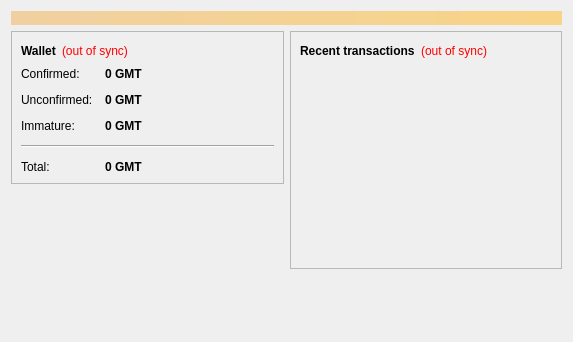
<?xml version="1.0" encoding="UTF-8"?>
<ui version="4.0">
 <class>OverviewPage</class>
 <widget class="QWidget" name="OverviewPage">
  <property name="geometry">
   <rect>
    <x>0</x>
    <y>0</y>
    <width>573</width>
    <height>342</height>
   </rect>
  </property>
  <property name="windowTitle">
   <string>Form</string>
  </property>
  <layout class="QVBoxLayout" name="topLayout">
   <item>
    <widget class="QLabel" name="labelAlerts">
     <property name="visible">
      <bool>false</bool>
     </property>
     <property name="styleSheet">
      <string notr="true">background-color: qlineargradient(x1: 0, y1: 0, x2: 1, y2: 0, stop:0 #F0D0A0, stop:1 #F8D488); color:#000000;</string>
     </property>
     <property name="wordWrap">
      <bool>true</bool>
     </property>
     <property name="margin">
      <number>3</number>
     </property>
    </widget>
   </item>
   <item>
    <layout class="QHBoxLayout" name="horizontalLayout" stretch="1,1">
     <item>
      <layout class="QVBoxLayout" name="verticalLayout_2">
       <item>
        <widget class="QFrame" name="frame">
         <property name="frameShape">
          <enum>QFrame::StyledPanel</enum>
         </property>
         <property name="frameShadow">
          <enum>QFrame::Raised</enum>
         </property>
         <layout class="QVBoxLayout" name="verticalLayout_4">
          <item>
           <layout class="QHBoxLayout" name="horizontalLayout_4">
            <item>
             <widget class="QLabel" name="label_5">
              <property name="font">
               <font>
                <weight>75</weight>
                <bold>true</bold>
               </font>
              </property>
              <property name="text">
               <string>Wallet</string>
              </property>
             </widget>
            </item>
            <item>
             <widget class="QLabel" name="labelWalletStatus">
              <property name="toolTip">
               <string>The displayed information may be out of date. Your wallet automatically synchronizes with the GourmetCoin network after a connection is established, but this process has not completed yet.</string>
              </property>
              <property name="styleSheet">
               <string notr="true">QLabel { color: red; }</string>
              </property>
              <property name="text">
               <string notr="true">(out of sync)</string>
              </property>
              <property name="alignment">
               <set>Qt::AlignLeading|Qt::AlignLeft|Qt::AlignVCenter</set>
              </property>
             </widget>
            </item>
            <item>
             <spacer name="horizontalSpacer_2">
              <property name="orientation">
               <enum>Qt::Horizontal</enum>
              </property>
              <property name="sizeHint" stdset="0">
               <size>
                <width>40</width>
                <height>20</height>
               </size>
              </property>
             </spacer>
            </item>
           </layout>
          </item>
          <item>
           <layout class="QFormLayout" name="formLayout_2">
            <property name="fieldGrowthPolicy">
             <enum>QFormLayout::AllNonFixedFieldsGrow</enum>
            </property>
            <property name="horizontalSpacing">
             <number>12</number>
            </property>
            <property name="verticalSpacing">
             <number>12</number>
            </property>
            <item row="0" column="0">
             <widget class="QLabel" name="label">
              <property name="text">
               <string>Confirmed:</string>
              </property>
             </widget>
            </item>
            <item row="0" column="1">
             <widget class="QLabel" name="labelBalance">
              <property name="font">
               <font>
                <weight>75</weight>
                <bold>true</bold>
               </font>
              </property>
              <property name="cursor">
               <cursorShape>IBeamCursor</cursorShape>
              </property>
              <property name="toolTip">
               <string>Your current spendable balance</string>
              </property>
              <property name="text">
               <string notr="true">0 GMT</string>
              </property>
              <property name="textInteractionFlags">
               <set>Qt::LinksAccessibleByMouse|Qt::TextSelectableByKeyboard|Qt::TextSelectableByMouse</set>
              </property>
             </widget>
            </item>
            <item row="1" column="0">
             <widget class="QLabel" name="label_3">
              <property name="text">
               <string>Unconfirmed:</string>
              </property>
             </widget>
            </item>
            <item row="1" column="1">
             <widget class="QLabel" name="labelUnconfirmed">
              <property name="font">
               <font>
                <weight>75</weight>
                <bold>true</bold>
               </font>
              </property>
              <property name="cursor">
               <cursorShape>IBeamCursor</cursorShape>
              </property>
              <property name="toolTip">
               <string>Total of transactions that have yet to be confirmed, and do not yet count toward the spendable balance</string>
              </property>
              <property name="text">
               <string notr="true">0 GMT</string>
              </property>
              <property name="textInteractionFlags">
               <set>Qt::LinksAccessibleByMouse|Qt::TextSelectableByKeyboard|Qt::TextSelectableByMouse</set>
              </property>
             </widget>
            </item>
            <item row="2" column="0">
             <widget class="QLabel" name="labelImmatureText">
              <property name="text">
               <string>Immature:</string>
              </property>
             </widget>
            </item>
            <item row="2" column="1">
             <widget class="QLabel" name="labelImmature">
              <property name="font">
               <font>
                <weight>75</weight>
                <bold>true</bold>
               </font>
              </property>
              <property name="toolTip">
               <string>Mined balance that has not yet matured</string>
              </property>
              <property name="text">
               <string notr="true">0 GMT</string>
              </property>
              <property name="textInteractionFlags">
               <set>Qt::LinksAccessibleByMouse|Qt::TextSelectableByKeyboard|Qt::TextSelectableByMouse</set>
              </property>
             </widget>
            </item>
            <item row="4" column="0">
             <widget class="QLabel" name="labelTotalText">
              <property name="text">
               <string>Total:</string>
              </property>
             </widget>
            </item>
            <item row="4" column="1">
             <widget class="QLabel" name="labelTotal">
              <property name="font">
               <font>
                <weight>75</weight>
                <bold>true</bold>
               </font>
              </property>
              <property name="cursor">
               <cursorShape>IBeamCursor</cursorShape>
              </property>
              <property name="toolTip">
               <string>Your current total balance</string>
              </property>
              <property name="text">
               <string notr="true">0 GMT</string>
              </property>
              <property name="textInteractionFlags">
               <set>Qt::LinksAccessibleByMouse|Qt::TextSelectableByKeyboard|Qt::TextSelectableByMouse</set>
              </property>
             </widget>
            </item>
            <item row="3" column="0" colspan="2">
             <widget class="Line" name="line">
              <property name="orientation">
               <enum>Qt::Horizontal</enum>
              </property>
             </widget>
            </item>
           </layout>
          </item>
         </layout>
        </widget>
       </item>
       <item>
        <spacer name="verticalSpacer">
         <property name="orientation">
          <enum>Qt::Vertical</enum>
         </property>
         <property name="sizeHint" stdset="0">
          <size>
           <width>20</width>
           <height>40</height>
          </size>
         </property>
        </spacer>
       </item>
      </layout>
     </item>
     <item>
      <layout class="QVBoxLayout" name="verticalLayout_3">
       <item>
        <widget class="QFrame" name="frame_2">
         <property name="frameShape">
          <enum>QFrame::StyledPanel</enum>
         </property>
         <property name="frameShadow">
          <enum>QFrame::Raised</enum>
         </property>
         <layout class="QVBoxLayout" name="verticalLayout">
          <item>
           <layout class="QHBoxLayout" name="horizontalLayout_2">
            <item>
             <widget class="QLabel" name="label_4">
              <property name="text">
               <string>&lt;b&gt;Recent transactions&lt;/b&gt;</string>
              </property>
             </widget>
            </item>
            <item>
             <widget class="QLabel" name="labelTransactionsStatus">
              <property name="toolTip">
               <string>The displayed information may be out of date. Your wallet automatically synchronizes with the GourmetCoin network after a connection is established, but this process has not completed yet.</string>
              </property>
              <property name="styleSheet">
               <string notr="true">QLabel { color: red; }</string>
              </property>
              <property name="text">
               <string notr="true">(out of sync)</string>
              </property>
              <property name="alignment">
               <set>Qt::AlignRight|Qt::AlignTrailing|Qt::AlignVCenter</set>
              </property>
             </widget>
            </item>
            <item>
             <spacer name="horizontalSpacer">
              <property name="orientation">
               <enum>Qt::Horizontal</enum>
              </property>
              <property name="sizeHint" stdset="0">
               <size>
                <width>40</width>
                <height>20</height>
               </size>
              </property>
             </spacer>
            </item>
           </layout>
          </item>
          <item>
           <widget class="QListView" name="listTransactions">
            <property name="styleSheet">
             <string notr="true">QListView { background: transparent; }</string>
            </property>
            <property name="frameShape">
             <enum>QFrame::NoFrame</enum>
            </property>
            <property name="verticalScrollBarPolicy">
             <enum>Qt::ScrollBarAlwaysOff</enum>
            </property>
            <property name="horizontalScrollBarPolicy">
             <enum>Qt::ScrollBarAlwaysOff</enum>
            </property>
            <property name="selectionMode">
             <enum>QAbstractItemView::NoSelection</enum>
            </property>
           </widget>
          </item>
         </layout>
        </widget>
       </item>
       <item>
        <spacer name="verticalSpacer_2">
         <property name="orientation">
          <enum>Qt::Vertical</enum>
         </property>
         <property name="sizeHint" stdset="0">
          <size>
           <width>20</width>
           <height>40</height>
          </size>
         </property>
        </spacer>
       </item>
      </layout>
     </item>
    </layout>
   </item>
  </layout>
 </widget>
 <resources/>
 <connections/>
</ui>
